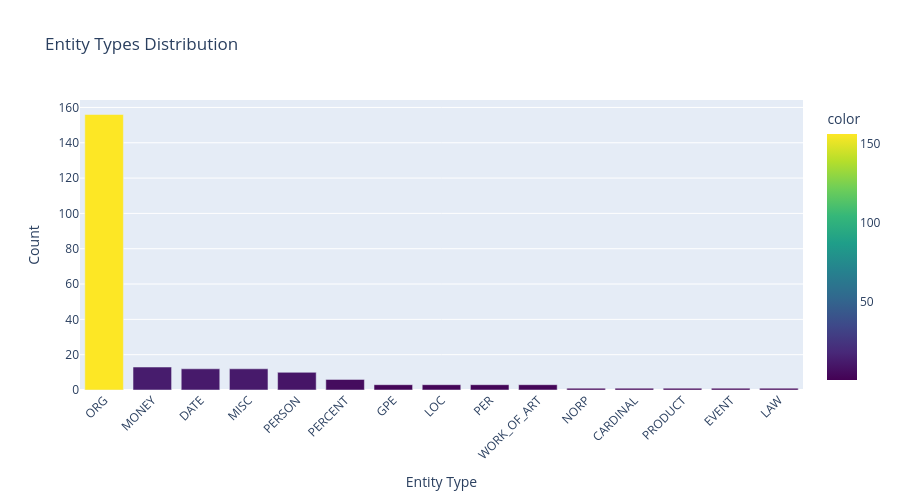

This figure's notebook cell:
### Markdown cell above
## 8. Entity Type Analysis

### Code cell
# Count entities by type
entity_type_counts = entity_df['primary_type'].value_counts()

# Create visualization
fig = px.bar(
    x=entity_type_counts.index,
    y=entity_type_counts.values,
    title="Entity Types Distribution",
    labels={'x': 'Entity Type', 'y': 'Count'},
    color=entity_type_counts.values,
    color_continuous_scale='Viridis'
)

fig.update_layout(
    height=500,
    showlegend=False,
    xaxis_tickangle=-45
)

fig.write_html(VIZ_DIR / 'entity_type_distribution.html')
fig.show()

# Save entity type counts
entity_type_counts.to_csv(OUTPUTS_DIR / 'entity_type_counts.csv')
print(f"\n Saved entity type counts to {OUTPUTS_DIR / 'entity_type_counts.csv'}")

### Figure 1 — Plotly figure (JSON) as saved in the notebook; plotly's stock layout.template omitted (floating-point values rounded to 4 significant figures)
{"data": [{"alignmentgroup": "True", "hovertemplate": "Entity Type=%{x}<br>Count=%{y}<br>color=%{marker.color}<extra></extra>", "legendgroup": "", "marker": {"color": [156, 13, 12, 12, 10, 6, 3, 3, 3, 3, 1, 1, 1, 1, 1], "coloraxis": "coloraxis", "pattern": {"shape": ""}}, "name": "", "offsetgroup": "", "orientation": "v", "showlegend": false, "textposition": "auto", "type": "bar", "x": ["ORG", "MONEY", "DATE", "MISC", "PERSON", "PERCENT", "GPE", "LOC", "PER", "WORK_OF_ART", "NORP", "CARDINAL", "PRODUCT", "EVENT", "LAW"], "xaxis": "x", "y": [156, 13, 12, 12, 10, 6, 3, 3, 3, 3, 1, 1, 1, 1, 1], "yaxis": "y"}], "layout": {"barmode": "relative", "coloraxis": {"colorbar": {"title": {"text": "color"}}, "colorscale": [[0, "#440154"], [0.1111, "#482878"], [0.2222, "#3e4989"], [0.3333, "#31688e"], [0.4444, "#26828e"], [0.5556, "#1f9e89"], [0.6667, "#35b779"], [0.7778, "#6ece58"], [0.8889, "#b5de2b"], [1, "#fde725"]]}, "height": 500, "legend": {"tracegroupgap": 0}, "showlegend": false, "title": {"text": "Entity Types Distribution"}, "xaxis": {"anchor": "y", "domain": [0, 1], "tickangle": -45, "title": {"text": "Entity Type"}}, "yaxis": {"anchor": "x", "domain": [0, 1], "title": {"text": "Count"}}}}
